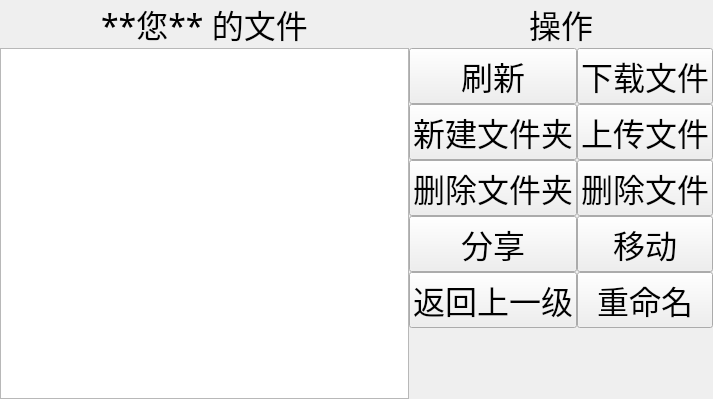
<?xml version="1.0" encoding="UTF-8"?>
<ui version="4.0">
 <class>Files</class>
 <widget class="QWidget" name="Files">
  <property name="geometry">
   <rect>
    <x>0</x>
    <y>0</y>
    <width>713</width>
    <height>399</height>
   </rect>
  </property>
  <property name="windowTitle">
   <string>Form</string>
  </property>
  <layout class="QHBoxLayout" name="horizontalLayout_2">
   <property name="leftMargin">
    <number>0</number>
   </property>
   <property name="topMargin">
    <number>0</number>
   </property>
   <property name="rightMargin">
    <number>0</number>
   </property>
   <property name="bottomMargin">
    <number>0</number>
   </property>
   <item>
    <layout class="QHBoxLayout" name="horizontalLayout">
     <property name="spacing">
      <number>0</number>
     </property>
     <item>
      <layout class="QGridLayout" name="gridLayout_3">
       <property name="spacing">
        <number>0</number>
       </property>
       <item row="0" column="0" alignment="Qt::AlignHCenter|Qt::AlignVCenter">
        <widget class="QLabel" name="FileListLabel">
         <property name="font">
          <font>
           <family>Academy Engraved LET</family>
           <pointsize>24</pointsize>
          </font>
         </property>
         <property name="text">
          <string>**您** 的文件</string>
         </property>
         <property name="textFormat">
          <enum>Qt::MarkdownText</enum>
         </property>
        </widget>
       </item>
       <item row="1" column="0">
        <widget class="QListWidget" name="FileListLW"/>
       </item>
      </layout>
     </item>
     <item>
      <layout class="QGridLayout" name="gridLayout_4">
       <property name="spacing">
        <number>0</number>
       </property>
       <item row="0" column="0">
        <layout class="QGridLayout" name="gridLayout_2">
         <property name="spacing">
          <number>0</number>
         </property>
         <item row="0" column="0" alignment="Qt::AlignHCenter|Qt::AlignVCenter">
          <widget class="QLabel" name="ActionLabel">
           <property name="font">
            <font>
             <family>Academy Engraved LET</family>
             <pointsize>24</pointsize>
            </font>
           </property>
           <property name="text">
            <string>操作</string>
           </property>
          </widget>
         </item>
         <item row="1" column="0">
          <layout class="QGridLayout" name="gridLayout">
           <property name="spacing">
            <number>0</number>
           </property>
           <item row="0" column="0">
            <widget class="QPushButton" name="RefreshPB">
             <property name="font">
              <font>
               <family>Academy Engraved LET</family>
               <pointsize>24</pointsize>
              </font>
             </property>
             <property name="text">
              <string>刷新</string>
             </property>
             <property name="autoDefault">
              <bool>false</bool>
             </property>
             <property name="default">
              <bool>false</bool>
             </property>
             <property name="flat">
              <bool>false</bool>
             </property>
            </widget>
           </item>
           <item row="0" column="1">
            <widget class="QPushButton" name="DownloadPB">
             <property name="font">
              <font>
               <family>Academy Engraved LET</family>
               <pointsize>24</pointsize>
              </font>
             </property>
             <property name="text">
              <string>下载文件</string>
             </property>
            </widget>
           </item>
           <item row="1" column="0">
            <widget class="QPushButton" name="NewFolderPB">
             <property name="font">
              <font>
               <family>Academy Engraved LET</family>
               <pointsize>24</pointsize>
              </font>
             </property>
             <property name="text">
              <string>新建文件夹</string>
             </property>
            </widget>
           </item>
           <item row="1" column="1">
            <widget class="QPushButton" name="UploadPB">
             <property name="font">
              <font>
               <family>Academy Engraved LET</family>
               <pointsize>24</pointsize>
              </font>
             </property>
             <property name="text">
              <string>上传文件</string>
             </property>
            </widget>
           </item>
           <item row="2" column="0">
            <widget class="QPushButton" name="DeleteFolderPB">
             <property name="font">
              <font>
               <family>Academy Engraved LET</family>
               <pointsize>24</pointsize>
              </font>
             </property>
             <property name="text">
              <string>删除文件夹</string>
             </property>
            </widget>
           </item>
           <item row="2" column="1">
            <widget class="QPushButton" name="DeleteFilePB">
             <property name="font">
              <font>
               <family>Academy Engraved LET</family>
               <pointsize>24</pointsize>
              </font>
             </property>
             <property name="text">
              <string>删除文件</string>
             </property>
            </widget>
           </item>
           <item row="3" column="0">
            <widget class="QPushButton" name="SharePB">
             <property name="font">
              <font>
               <family>Academy Engraved LET</family>
               <pointsize>24</pointsize>
              </font>
             </property>
             <property name="text">
              <string>分享</string>
             </property>
            </widget>
           </item>
           <item row="3" column="1">
            <widget class="QPushButton" name="MovePB">
             <property name="font">
              <font>
               <family>Academy Engraved LET</family>
               <pointsize>24</pointsize>
              </font>
             </property>
             <property name="text">
              <string>移动</string>
             </property>
            </widget>
           </item>
           <item row="4" column="0">
            <widget class="QPushButton" name="ReturnPB">
             <property name="font">
              <font>
               <family>Academy Engraved LET</family>
               <pointsize>24</pointsize>
              </font>
             </property>
             <property name="text">
              <string>返回上一级</string>
             </property>
            </widget>
           </item>
           <item row="4" column="1">
            <widget class="QPushButton" name="RenamePB">
             <property name="font">
              <font>
               <family>Academy Engraved LET</family>
               <pointsize>24</pointsize>
              </font>
             </property>
             <property name="text">
              <string>重命名</string>
             </property>
            </widget>
           </item>
          </layout>
         </item>
        </layout>
       </item>
       <item row="1" column="0">
        <spacer name="verticalSpacer">
         <property name="orientation">
          <enum>Qt::Vertical</enum>
         </property>
         <property name="sizeHint" stdset="0">
          <size>
           <width>288</width>
           <height>40</height>
          </size>
         </property>
        </spacer>
       </item>
      </layout>
     </item>
    </layout>
   </item>
  </layout>
 </widget>
 <resources/>
 <connections/>
</ui>
